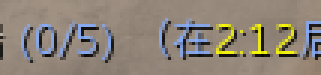
#> input picture tests/ocr sampling/00zh/zz_origional/protoss-heroic/raw_screenshots/raw_protoss-05-white.png, 107 x 25 px (shown 3 times larger); its folder holds only this picture in this run
$ python bluemaker.py
#> lines starting #> are read from the running program, lines starting #| are printed output that depends on the picture; after the words box and inside, x2 and y2 are one past the last pixel; in counts of white or black regions, pixels touching at a corner belong together
#> in main, img is the input picture: shape (25, 107, 3); mean B, G, R 118.7, 131, 140.7
# -*- coding: utf-8 -*-
import cv2
import numpy as np
import os

# === 蓝色文字 (Blue/Protoss) 专用配置 ===
INPUT_DIR = 'raw_screenshots'
OUTPUT_DIR = 'templates_blue_processed'

# === 你调试出的参数 ===
SCALE_FACTOR = 4.0      # 默认放大倍数
TOPHAT_K = 4            # 去纹理核心参数
GLOBAL_THRESH_VAL = 29  # 低阈值配合TopHat
ERODE_ITER = 2          # 稍微削细

def preprocess_blue_text(img_bgr):
    if img_bgr is None: return None

    # 1. 放大 (Scale 4.0)
    h, w = img_bgr.shape[:2]
#> h = 25; w = 107
    img_resized = cv2.resize(img_bgr, (int(w * SCALE_FACTOR), int(h * SCALE_FACTOR)), interpolation=cv2.INTER_CUBIC)
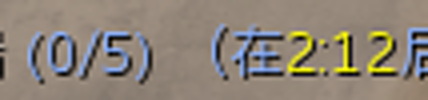
#> img_resized: shape (100, 428, 3); mean B, G, R 118.7, 131, 140.7

    # 2. 颜色分离 (Blue Channel)
    # 蓝色文字特征：蓝色通道极亮
    b, g, r = cv2.split(img_resized)
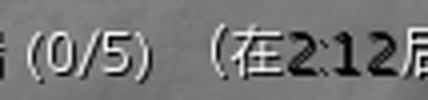
#> b: shape (100, 428); min 0, max 255, mean 118.7
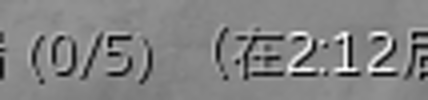
#> g: shape (100, 428); min 0, max 255, mean 131
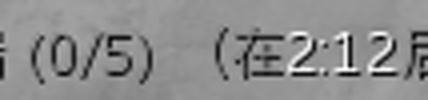
#> r: shape (100, 428); min 0, max 255, mean 140.7
    gray = b

    # 3. 顶帽运算 (TopHat = 4)
    # 这一步能有效把背景纹理抹平，只留下突出的文字
    if TOPHAT_K > 0:
        k_size = (TOPHAT_K * 2) + 1
        kernel = cv2.getStructuringElement(cv2.MORPH_RECT, (k_size, k_size))
        gray = cv2.morphologyEx(gray, cv2.MORPH_TOPHAT, kernel)
        # 拉伸对比度，确保文字亮度足够
        gray = cv2.normalize(gray, None, 0, 255, cv2.NORM_MINMAX)

    # 4. 双边滤波 (标准降噪)
    filtered = cv2.bilateralFilter(gray, d=9, sigmaColor=100, sigmaSpace=75)
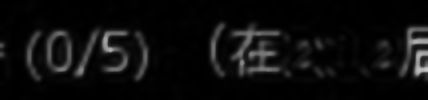
#> filtered: shape (100, 428); min 0, max 198, mean 12.8

    # 5. 全局阈值 (Thresh = 31)
    _, binary = cv2.threshold(filtered, GLOBAL_THRESH_VAL, 255, cv2.THRESH_BINARY)
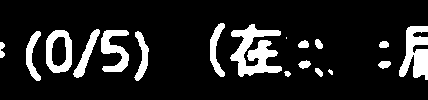
#> binary: shape (100, 428); 13.3% white; 18 white regions (2 under 20 px), largest, box (x1, y1, x2, y2) and area: (230, 24, 282, 77) 1434, (399, 26, 428, 80) 982, (101, 30, 129, 72) 651

    # 6. 腐蚀 (Erode = 1)
    if ERODE_ITER > 0:
        kernel = cv2.getStructuringElement(cv2.MORPH_RECT, (2, 2))
        binary = cv2.erode(binary, kernel, iterations=ERODE_ITER)
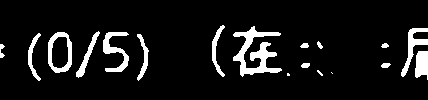
#> binary: shape (100, 428); 8.6% white; 18 white regions (3 under 20 px), largest, box (x1, y1, x2, y2) and area: (233, 26, 282, 77) 1001, (103, 32, 129, 72) 431, (48, 32, 72, 73) 416

    return binary

def main():
    if not os.path.exists(INPUT_DIR):
        print(f"错误：找不到文件夹 '{INPUT_DIR}'")
        return
    if not os.path.exists(OUTPUT_DIR):
        os.makedirs(OUTPUT_DIR)

    files = [f for f in os.listdir(INPUT_DIR) if f.lower().endswith(('.png', '.jpg'))]
    print(f"开始处理 {len(files)} 张图片 (蓝色文字模式)...")
    print(f"参数: TopHat={TOPHAT_K}, Thresh={GLOBAL_THRESH_VAL}, Erode={ERODE_ITER}")

    for filename in files:
        img = cv2.imread(os.path.join(INPUT_DIR, filename))
        if img is None: continue

        result = preprocess_blue_text(img)

        if result is not None:
            # 加前缀 blue_ 防止混淆
            out_path = os.path.join(OUTPUT_DIR, 'blue_' + filename)
            cv2.imwrite(out_path, result)
            print(f"已保存: {out_path}")

    print("="*30)
    print("完成！请去 templates_blue_processed 文件夹裁剪蓝色数字。")

if __name__ == '__main__':
    main()

$ run again, on tests/ocr sampling/00zh/zz_origional/protoss-heroic/raw_screenshots/raw_protoss-15-white.png
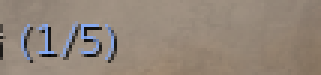
#> input picture tests/ocr sampling/00zh/zz_origional/protoss-heroic/raw_screenshots/raw_protoss-15-white.png, 107 x 25 px (shown 3 times larger)
#> in main, img is the input picture: shape (25, 107, 3); mean B, G, R 121.2, 133.5, 146.9
#> in preprocess_blue_text, `_, binary = cv2.threshold(filtered, GLOBAL_THRESH_VAL, 255, cv2.THRESH..`:
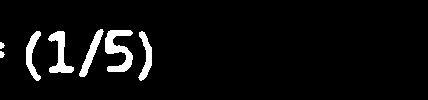
#> binary: shape (100, 428); 5.1% white; 7 white regions, largest, box (x1, y1, x2, y2) and area: (105, 30, 133, 72) 629, (48, 31, 74, 73) 466, (79, 29, 104, 77) 355
#> in preprocess_blue_text, `binary = cv2.erode(binary, kernel, iterations=ERODE_ITER)`:
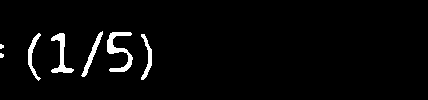
#> binary: shape (100, 428); 3.2% white; 7 white regions (2 under 20 px), largest, box (x1, y1, x2, y2) and area: (107, 32, 133, 72) 409, (51, 33, 74, 73) 309, (81, 31, 103, 77) 214, (28, 33, 41, 81) 201, (141, 34, 152, 80) 190
